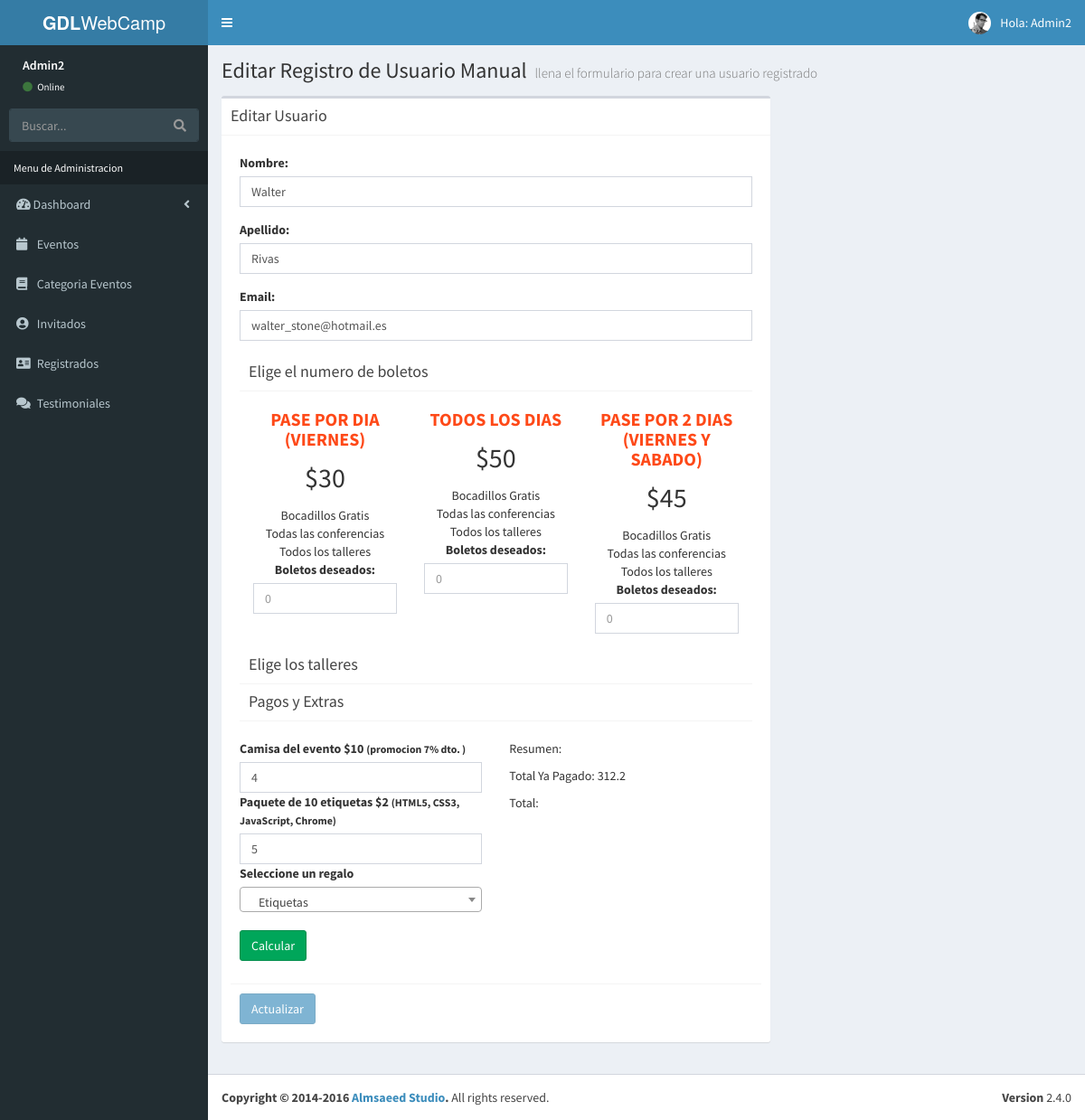
Page /admin/editar-registrado.php?id=1 (signed in) on the committed database.
### tables this page shows
CREATE TABLE `registrados` (
  `ID_Registrado` bigint(20) UNSIGNED NOT NULL,
  `nombre_registrado` varchar(50) NOT NULL,
  `apellido_registrado` varchar(50) NOT NULL,
  `email_registrado` varchar(100) NOT NULL,
  `fecha_registro` datetime NOT NULL,
  `pases_articulos` longtext NOT NULL,
  `talleres_registrados` longtext NOT NULL,
  `regalo` int(11) NOT NULL,
  `total_pagado` varchar(50) NOT NULL,
  `pagado` int(1) DEFAULT '0'
);

### admin/editar-registrado.php (the view, shortened to what this page needs)
<?php include_once 'funciones/sesiones.php';
      include_once 'funciones/funciones.php';
      $id=$_GET['id'];
      include_once 'templates/header.php';
      include_once 'templates/barra.php';
      include_once 'templates/navegacion.php'; ?>
  <div class="content-wrapper">
    <section class="content-header">
      <h1>
        Editar Registro de Usuario Manual
        <small>llena el formulario para crear una usuario registrado</small>
      </h1>
    </section>
    <div class="row">
      <div class="col-md-8">
        <section class="content">
          <div class="box">
            <div class="box-header with-border">
              <h3 class="box-title">Editar Usuario</h3>
            </div>
            <div class="box-body">
              <?php
                  $sql="SELECT * from registrados where `ID_Registrado`=$id";
                  $resultado=$conn->query($sql);
                  $registrado=$resultado->fetch_assoc();
               ?>
                <form class="editar-registrado" role="form" name="guardar-registro" id="guardar-registro" method="post" action="modelo-registrado.php">
                  <div class="box-body">
                    <div class="form-group">
                      <label for="nombre">Nombre: </label>
                      <input type="text" class="form-control" id="nombre" name="nombre" placeholder="Nombre" value="<?php echo $registrado['nombre_registrado'] ?>">
                    </div>
                    <div class="form-group">
                      <label for="apellido">Apellido: </label>
                      <input type="text" class="form-control" id="apellido" name="apellido" placeholder="Apellido" value="<?php echo $registrado['apellido_registrado'] ?>">
                    </div>
                    <div class="form-group">
                      <label for="email">Email: </label>
                      <input type="email" class="form-control" id="email" name="email" placeholder="Email" value="<?php echo $registrado['email_registrado'] ?>">
                    </div>
                    <?php
                      $pedido=$registrado['pases_articulos'];
                      $boletos=json_decode($pedido,true);
                     ?>
                   <div class="form-group">
                    <div id="paquetes" class="paquetes">
                        <div class="box-header with-border">
                          <h3 class="box-title">Elige el numero de boletos</h3>
                        </div>
                      <ul class="lista-precios clearfix row">
                        <li class="col-md-4">
                          <div class="tabla-precio text-center">
                            <h3>Pase por dia (viernes)</h3>
                            <p class="numero">$30</p>
                            <ul>
                              <li>Bocadillos Gratis</li>
                              <li>Todas las conferencias</li>
                              <li>Todos los talleres</li>
                            </ul>
                            <div class="orden">
                              <label for="pase_dia">Boletos deseados:</label>
                              <input type="number" value="<?php echo $boletos['un_dia']['cantidad']; ?>" class="form-control" min="0" id="pase_dia" size="3" name="boletos[un_dia][cantidad]" placeholder="0">
                            </div>
                          </div>
                        </li>
                        <li class="col-md-4">
                          <div class="tabla-precio text-center">
                            <h3>Todos los dias</h3>
                            <p class="numero">$50</p>
                            <ul>
                              <li>Bocadillos Gratis</li>
                              <li>Todas las conferencias</li>
                              <li>Todos los talleres</li>
                            </ul>
                            <div class="orden">
                              <label for="pase_completo">Boletos deseados:</label>
                              <input type="number" value="<?php echo $boletos['pase_completo']['cantidad']; ?>" class="form-control" min="0" id="pase_completo" size="3" name="boletos[completo][cantidad]" placeholder="0">
                            </div>
                          </div>
                        </li>
                        <li class="col-md-4">
                          <div class="tabla-precio text-center">
                            <h3>Pase por 2 dias (viernes y sabado)</h3>
                            <p class="numero">$45</p>
                            <ul>
                              <li>Bocadillos Gratis</li>
                              <li>Todas las conferencias</li>
                              <li>Todos los talleres</li>
                            </ul>
                            <div class="orden">
                              <label for="pase_dosdias">Boletos deseados:</label>
                              <input type="number" value="<?php echo $boletos['pase_2dias']['cantidad']; ?>" class="form-control" min="0" id="pase_dosdias" size="3" name="boletos[2dias][cantidad]" placeholder="0">
                            </div>
                          </div>
                        </li>
                      </ul>
                    </div>
                   </div>
                   <div class="form-group">
                     <div class="box-header with-border">
                       <h3 class="box-title">Elige los talleres</h3>
                      </div>
                        <div id="resumen" class="resumen clearfix">
                          <div class="box-header with-border">
                           <h3 class="box-title">Pagos y Extras</h3>
                          </div>
                          <br>
                          <div class="caja clearfix row">
                              <div class="extras col-md-6">
                                <div class="orden">
                                  <label for="camisa_evento">Camisa del evento $10 <small>(promocion 7% dto. )</small></label>
                                  <input type="number" value="<?php echo $boletos['camisas']; ?>" class="form-control" min="0" id="camisa_evento" name="pedido_extra[camisas][cantidad]" size="3" placeholder="0">
                                </div>
                                <div class="orden">
                                  <label for="etiquetas">Paquete de 10 etiquetas $2 <small>(HTML5, CSS3, JavaScript, Chrome)</small></label>
                                  <input type="number" value="<?php echo $boletos['etiquetas']; ?>" class="form-control" min="0" id="etiquetas" name="pedido_extra[etiquetas][cantidad]" size="3" placeholder="0">
                                </div>
                                <div class="orden">
                                  <label for="regalo">Seleccione un regalo</label><br>
                                </div>
                                <br>
                                <input type="button" id="calcular" class="btn btn-success" value="Calcular">
                              </div>
                            <div class="total col-md-6">
                              <p>Resumen:</p>
                              <p>Total Ya Pagado: <?php echo $registrado['total_pagado'] ?></p>
                              <p>Total:</p>
                            </div>
                          </div>
                        </div>
                   </div>
                  </div>
                  <div class="box-footer">
                    <button type="submit" class="btn btn-primary" id="btnRegistro">Actualizar</button>
                  </div>
                </form>
            </div>
          </div>
        </section>
      </div>
    </div>
  </div>
<?php include_once 'templates/footer.php'; ?>

### admin/css/admin.css (style rules this page uses)
.tabla-precio ul, ul.lista-precios { list-style: none; padding: 0; margin: 0; }
ul.lista-precios li .numero { font-size: 30px; }
.tabla-precio h3 { text-transform: uppercase; font-size: 20px; font-weight: bold; color:#fe4918; }

### rows in the picture
registrados: nombre "Walter", apellido "Rivas", email "walter_stone@hotmail.es", pases_articulos "4", pases_articulos "5", total_pagado "312.2"

### other values in the picture
$_SESSION['nombre'] "Admin2"
